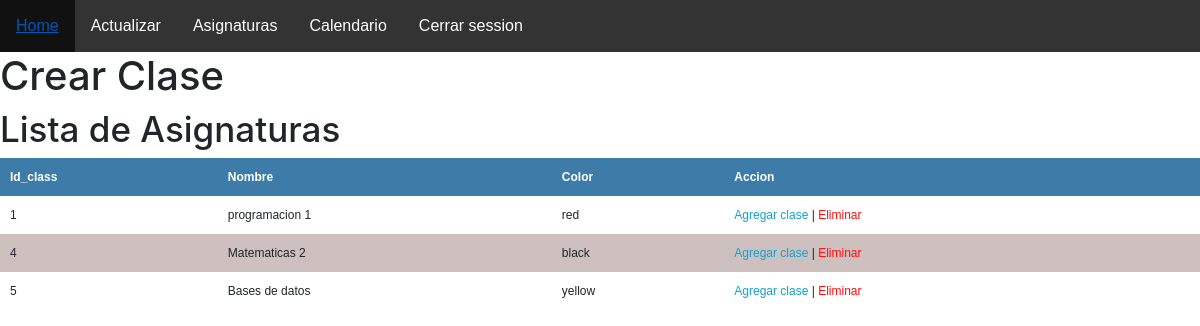
The app's page /schedule.php (signed in), older data.
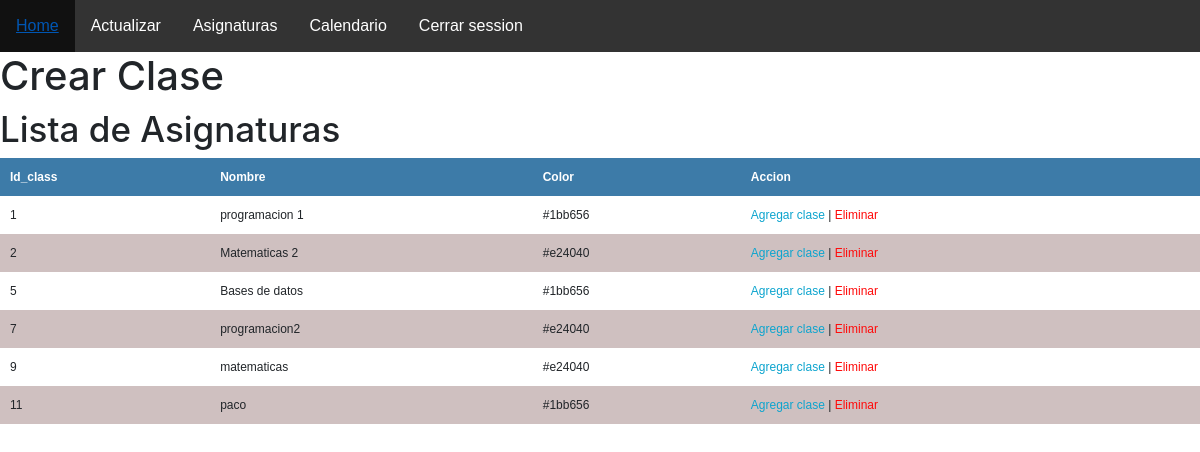
The same page, newer data.
### tables this page shows
CREATE TABLE `class` (
  `id_class` int(11) NOT NULL,
  `id_teacher` int(11) NOT NULL,
  `id_course` int(11) NOT NULL,
  `id_schedule` int(11) NOT NULL,
  `name` varchar(255) NOT NULL,
  `color` varchar(10) NOT NULL
);

### schedule.php (the view, shortened to what this page needs)
<!DOCTYPE html>
<html lang="en">
<head>
    <link rel="stylesheet" href="https://stackpath.bootstrapcdn.com/bootstrap/4.3.1/css/bootstrap.min.css">
    <link rel="stylesheet" href="./css/lista.css" />
</head>
<body>
<?php
    require("menu.php");
?>
    <h1>Crear Clase</h1>
    <seccion id="container">
<h1>Lista de Asignaturas</h1>
<table>
            <tr>
                <th>Id_class</th>
                <th>Nombre</th>
                <th>Color</th>
                <th>Accion</th>
            </tr>
            <?php
               $query = mysqli_query($db,"SELECT id_class, name, color FROM phpcalendar.class;");
                $result = mysqli_num_rows($query);
                if($result > 0){
                    while($data = mysqli_fetch_array($query)){
            ?>
                        <tr>
                        <td><?php  echo $data["id_class"]  ?></td>
                        <td><?php  echo $data["name"]  ?></td>
                        <td><?php  echo $data["color"]  ?></td>
                        <td>
                            <a class="link_edit" href="schedule1.php?id=<?php  echo $data["id_class"]  ?>">Agregar clase</a>
                            |
                            <a class="link_delete" href="#">Eliminar</a>
                        </td>
                    </tr>
            <?php
                    }
                }
            ?>
</table>
</seccion>
</body>
</html>

Row changes from the older to the newer data that the page shows:
removed class: id_class "4", name "Matematicas 2", color "black"
changed class "programacion 1": color "red" → "#1bb656"
added class: id_class "2", name "Matematicas 2", color "#e24040"
changed class "Bases de datos": color "yellow" → "#1bb656"
added class: id_class "7", name "programacion2", color "#e24040"
added class: id_class "9", name "matematicas", color "#e24040"
added class: id_class "11", name "paco", color "#1bb656"
